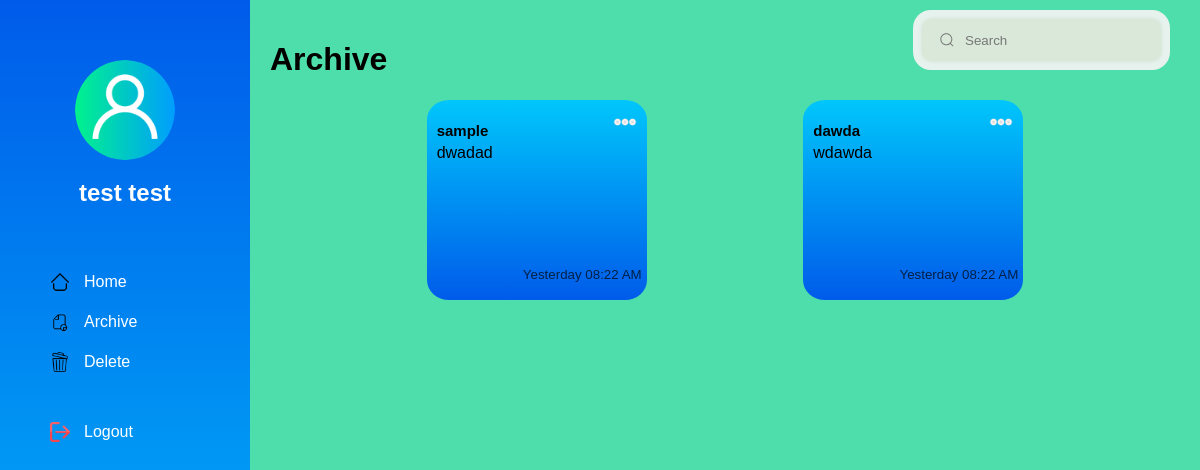
/archive.php (signed in), run on the app's committed database.
### tables this page shows
CREATE TABLE `users` (
  `user_id` int(11) NOT NULL,
  `username` varchar(50) NOT NULL,
  `email` varchar(100) NOT NULL,
  `password` varchar(100) NOT NULL,
  `registration_date` timestamp NOT NULL DEFAULT current_timestamp(),
  `first_name` varchar(50) DEFAULT NULL,
  `last_name` varchar(50) DEFAULT NULL,
  `gender` enum('Male','Female','Other') DEFAULT NULL,
  `birthdate` date DEFAULT NULL,
  `profile_image` varchar(255) DEFAULT NULL
);

CREATE TABLE `archive` (
  `archive_id` int(11) NOT NULL,
  `note_id` int(11) NOT NULL
);

CREATE TABLE `notes` (
  `note_id` int(11) NOT NULL,
  `user_id` int(11) NOT NULL,
  `title` varchar(255) NOT NULL,
  `text` text NOT NULL,
  `created_at` timestamp NOT NULL DEFAULT current_timestamp(),
  `updated_at` timestamp NOT NULL DEFAULT current_timestamp() ON UPDATE current_timestamp()
);

### bars/time.php (called while the page is built)
<?php
function formatUpdateTime($updated_at) {
    $updated_time = strtotime($updated_at);
    $current_time = time();
    $time_difference = $current_time - $updated_time;
    $hours_difference = floor($time_difference / (60 * 60));
    $days_difference = floor($time_difference / (60 * 60 * 24));
    $weeks_difference = floor($time_difference / (60 * 60 * 24 * 7));
    $is_new_day = date("Y-m-d", $updated_time) != date("Y-m-d", $current_time);
    if ($hours_difference < 5 && !$is_new_day) {
        return date("h:i A", $updated_time);
    } elseif ($is_new_day) {
        return "Yesterday " . date("h:i A", $updated_time);
    } elseif ($days_difference == 0) {
        return "Today " . date("h:i A", $updated_time);
    } elseif ($days_difference >= 2 && $days_difference < 7) {
        return date("l h:i A", $updated_time);
    } elseif ($weeks_difference < 1) {
        return date("F j, Y", $updated_time);
    } else {
        return date("F j, Y", $updated_time);
    }
}
?>

### archive.php (the view, shortened to what this page needs)
<?php
include_once 'connection/config.php';
include 'bars/time.php';
?>
<!DOCTYPE html>
<html lang="en">
<head>
    <link rel="stylesheet" href="css/style.css">
</head>
<body>
<?php include 'bars/sidebar.php'; ?>
<div class="content">
    <?php include 'bars/search.php'?>
    <h1>Archive</h1>
    <?php
    $sql = "SELECT archive.archive_id, archive.note_id, notes.user_id, notes.title, notes.text, notes.updated_at
    FROM archive
    INNER JOIN notes ON archive.note_id = notes.note_id
    WHERE user_id = $user_id
    AND NOT EXISTS (
        SELECT 1
        FROM deletednotes
        WHERE deletednotes.note_id = archive.note_id
    )";
    $result = mysqli_query($link, $sql);
    if (mysqli_num_rows($result) > 0) {
        echo '<div class="row">';
        while ($row = mysqli_fetch_assoc($result)) {
            echo "<div class='card' id='note_" . $row['note_id'] . "'>";
            echo "<h2>" . $row['title'] . "</h2>";
            echo "<div class='card-content'>" . (strlen($row['text']) > 60 ? substr($row['text'], 0, 60) . "..." : $row['text']) . "</div>";
            echo "<p class='update-time'>" . formatUpdateTime($row['updated_at']) . "</p>";
            echo "<div class='dropdown'>";
            echo "<div class='dropdown-toggle' onclick='toggleDropdown(this)'><img src='icons/down.png' alt='Dropdown'></div>";
            echo "</div>";
            echo "</div>";
        }
        echo '</div>';
    } else {
        echo "No notes found.";
    }
    ?>
</body>
</html>

### bars/sidebar.php (shortened to what this page needs)
</head>
<body>
<?php
if (isset($_SESSION['user_id'])) {
    $user_id = $_SESSION['user_id'];
    $sql = "SELECT first_name, last_name, profile_image FROM users WHERE user_id = $user_id";
    $result = mysqli_query($link, $sql);
    if ($result && mysqli_num_rows($result) > 0) {
        $row = mysqli_fetch_assoc($result);
        $full_name = $row["first_name"] . ' ' . $row["last_name"];
        $profile_image_filename = $row["profile_image"];
        $profile_image_path = $profile_image_filename;
        if (file_exists($profile_image_path)) {
            echo '<div class="sidenav">';
            echo '<div class="profile">';
            echo '<a href="profile.php">';
            echo '<img src="' . $profile_image_path . '" alt="Profile Picture">';
            echo '<h2>' . $full_name . '</h2>';
            echo '</div>';
        } else {
            echo '<div class="sidenav">';
            echo '<div class="profile">';
            echo '<a href="profile.php">';
            echo '<img src="profile/defaultprofile.png" alt="Default Profile Picture">';
            echo '<h2>' . $full_name . '</h2>';
            echo '</div>';
        }
    }
}
?>
<a href="home.php" class="nav-link">
    <img src="icons/home.png" alt="Home Icon">
    <span>Home</span>
</a>
<a href="archive.php" class="nav-link">
    <img src="icons/archive.png" alt="Archive Icon">
    <span>Archive</span>
</a>
<a href="trashdash.php" class="nav-link">
    <img src="icons/trash.png" alt="Trash Icon">
    <span>Delete</span>
</a>
<a href="login.php" class="nav-logout">
    <img src="icons/logout.png" alt="Logout Icon">
    <span>Logout</span>
</a>
</div>

### css/style.css (style rules this page uses)
body { margin: 0; padding: 0; font-family: Arial, sans-serif; position: relative; background-color: #4edeac; }
.content { margin-left: 250px; padding: 20px; position: relative; }
.row { display: flex; flex-wrap: wrap; justify-content: space-evenly; margin-bottom: 20px; }
.card { width: 200px; height: 180px; margin-bottom: 20px; background-color: #4ea8de; padding: 10px; border-radius: 10%; overflow: hidden; position: relative; transition: box-shadow 0.3s ease; background-image: linear-gradient(to top, #005bea 0%, #00c6fb 100%); }
.card-content { max-height: 70px; overflow: hidden; text-wrap: pretty; transition: max-height 0.3s ease; }
.card h2 { margin-bottom: 5px; font-size: 15px; }
.card p { font-size: smaller; opacity: 0.7; position: absolute; bottom: 5px; right: 5px; }
.dropdown { position: absolute; top: 10px; right: 10px; cursor: pointer; z-index: 1; }
.dropdown-toggle img { width: 24px; height: 24px; }

### bars/sidebar.php (style rules this page uses)
.sidenav { height: 100%; width: 250px; position: fixed; z-index: 1; top: 0; left: 0; padding-top: 20px; display: flex; flex-direction: column; justify-content: flex-start; align-items: flex-start; background-image: linear-gradient(to top, #00c6fb 0%, #005bea 100%); }
.profile { text-align: center; padding: 20px 20px 20px 20px; text-decoration: none; display: flex; flex-direction: column; align-items: center; justify-content: center; margin: 20px auto; }
.profile img { width: 100px; height: 100px; border-radius: 50%; margin-bottom: 10px; }
.profile a { text-decoration: none; color: white; }
.profile h2 { color: white; margin: 5px; text-decoration: none; }
.content { margin-left: 250px; padding: 20px; }
.nav-link { color: white; text-decoration: none; display: block; text-align: left; margin-top: 20px; display: flex; align-items: center; justify-content: flex-start; }
.nav-link img { height: 20px; width: auto; margin-right: 10px; margin-left: 50px; }
.nav-link span { line-height: 20px; margin-left: 4px; margin-right: 98px; }
.nav-logout { color: white; text-decoration: none; display: block; text-align: left; margin-top: 50px; display: flex; align-items: center; justify-content: flex-start; }
.nav-logout img { height: 20px; width: auto; margin-right: 10px; margin-left: 50px; }
.nav-logout span { line-height: 20px; margin-left: 4px; margin-right: 98px; }

### data on the page
users: full_name "test test"
archive: note.title "sample", note.text "dwadad", note.updated_at "Yesterday 08:22 AM"
archive: note.title "dawda", note.text "wdawda", note.updated_at "Yesterday 08:22 AM"
